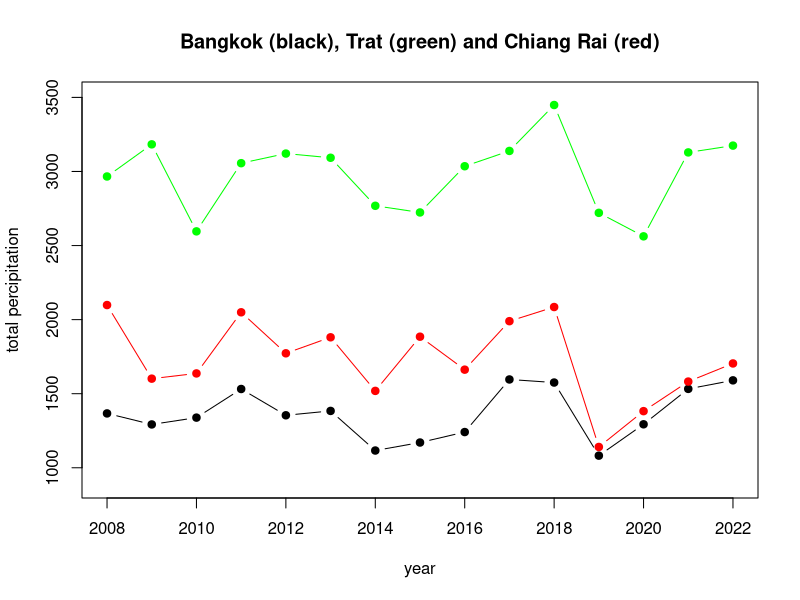
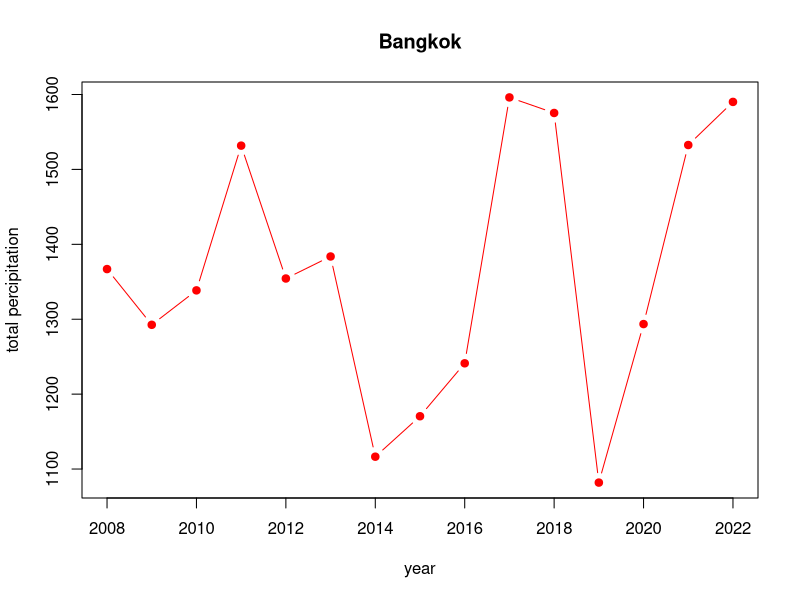
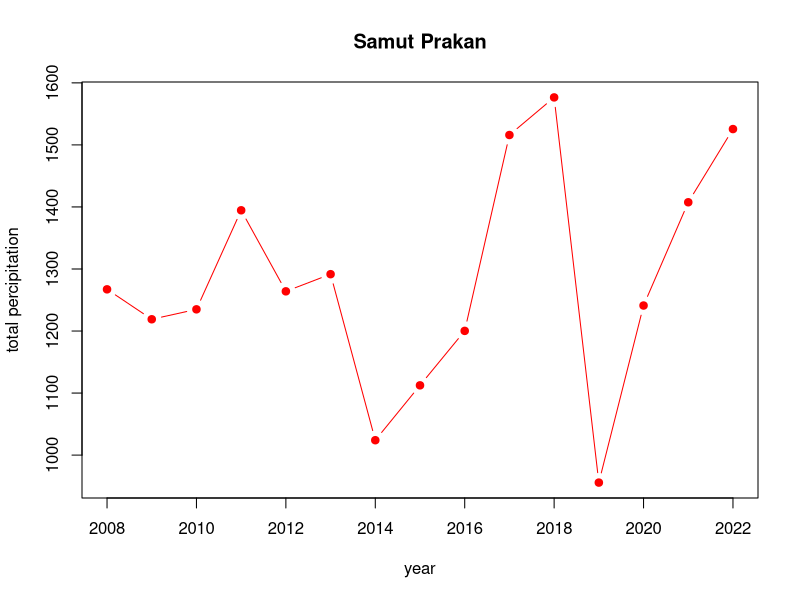
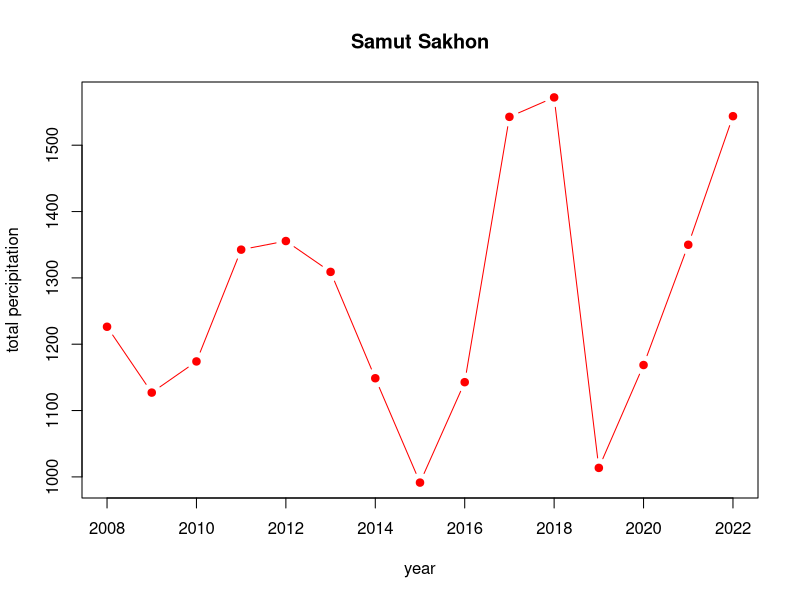
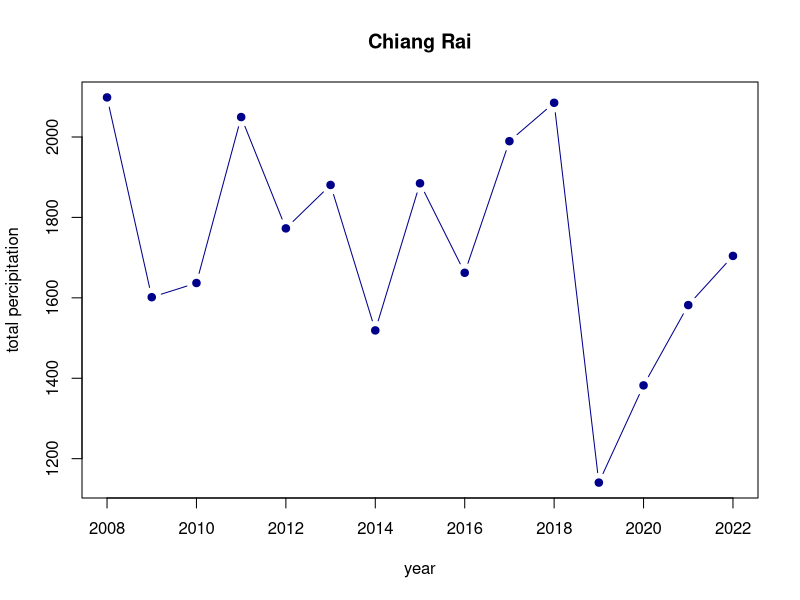
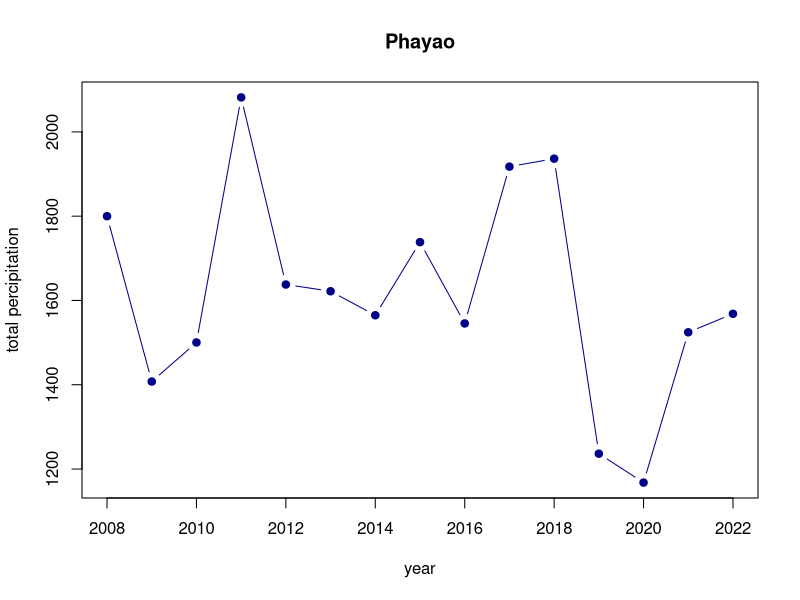
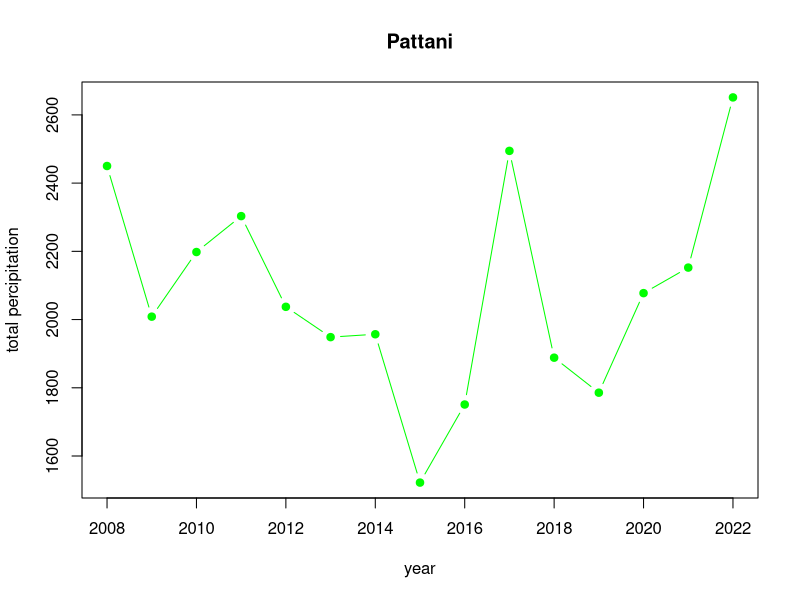
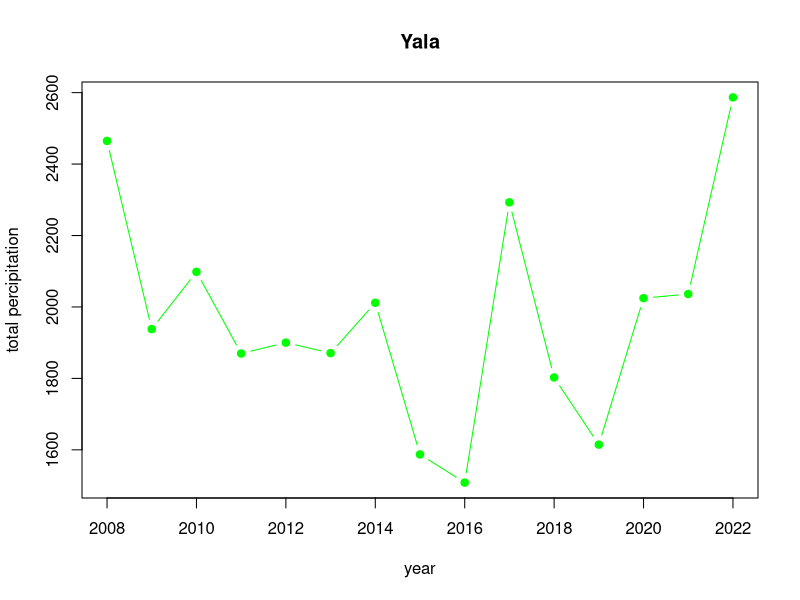

Recreate these plots in R, in order.
## ---- chunk 1
install.packages("readxl")
library(readxl)
## ---- chunk 2
Thailand_daymin <- read_excel("Thailand.xlsx",sheet = "era5_t2m_daymin_annual_Thailand")
Thailand_daymin
## ---- chunk 3
Thailand_daymax <- read_excel("Thailand.xlsx",sheet = "era5_t2m_daymax_annual_Thailand")
Thailand_daymax
## ---- chunk 4
Thailand_tp <- read_excel("Thailand.xlsx",sheet = "era5_tp(mm)_annual_Thailand")
Thailand_tp
## ---- chunk 5
Gideon <- read_excel("Dengue_Data.xlsx",sheet = "Gideon")
Gideon
## ---- chunk 6
Thailand_tp_sorted = Thailand_tp[order(Thailand_tp$`2022`, decreasing = TRUE), ]
Thailand_tp_sorted
## ---- chunk 7
#sub districts with Highest Precipitation
Thailand_tp_highest = head(Thailand_tp_sorted)
Thailand_tp_highest_list = Thailand_tp_highest$ADM1_EN
Thailand_tp_highest_list
## ---- chunk 8
#sub districts with Lowest Precipitation
Thailand_tp_lowest = tail(Thailand_tp_sorted) 
Thailand_tp_lowest_list = Thailand_tp_lowest$ADM1_EN
Thailand_tp_lowest_list
## ---- chunk 9
Thailand_daymax_sorted = Thailand_daymax[order(Thailand_daymax$`2022`, decreasing = TRUE), ]
Thailand_daymax_sorted
## ---- chunk 10
#sub districts with Highest max Temperatur
Thailand_daymax_highest = head(Thailand_daymax_sorted)
Thailand_daymax_highest_list = Thailand_daymax_highest$ADM1_EN
Thailand_daymax_highest_list
## ---- chunk 11
#sub districts with Lowest max temperatur
Thailand_daymax_lowest = tail(Thailand_daymax_sorted) 
Thailand_daymax_lowest_list = Thailand_daymax_lowest$ADM1_EN
Thailand_daymax_lowest_list
## ---- chunk 12
Thailand_daymin_sorted = Thailand_daymin[order(Thailand_daymin$`2022`, decreasing = TRUE), ]
Thailand_daymin_sorted
## ---- chunk 13
#sub districts with Highest min Temperatur
Thailand_daymin_highest = head(Thailand_daymin_sorted)
Thailand_daymin_highest_list = Thailand_daymin_highest$ADM1_EN
Thailand_daymin_highest_list
## ---- chunk 14
#sub districts with Lowest min temperatur
Thailand_daymin_lowest = tail(Thailand_daymin_sorted) 
Thailand_daymin_lowest_list = Thailand_daymin_lowest$ADM1_EN
Thailand_daymin_lowest_list
## ---- chunk 15
Thailand_temp_highest = unique(c(Thailand_daymax_highest_list, Thailand_daymin_highest_list))
Thailand_temp_highest
## ---- chunk 16
Thailand_temp_lowest = unique(c(Thailand_daymax_lowest_list, Thailand_daymin_lowest_list))
Thailand_temp_lowest
## ---- chunk 17
Thailand_temp_highest
## ---- chunk 18
Thailand_temp_lowest
## ---- chunk 19
Thailand_tp_highest_list
## ---- chunk 20
Thailand_tp_lowest_list
## ---- chunk 21
plot(x = colnames(Thailand_tp[,5:19]), y = Thailand_tp[1,5:19], type = "b", pch = 19, xlab = "year", ylab = "total percipitation", main = "Bangkok (black), Trat (green) and Chiang Rai (red)", ylim = c(900,3500)); lines(colnames(Thailand_tp[,5:19]), Thailand_tp[46,5:19], type = "b", pch = 19, col = "red"); lines(colnames(Thailand_tp[,5:19]), Thailand_tp[14,5:19], type = "b", pch = 19, col = "green")
## ---- chunk 22
#central 

plot(x = colnames(Thailand_tp[,5:19]), y = Thailand_tp[1,5:19], type = "b", pch = 19, col="red", xlab = "year", ylab = "total percipitation", main = Thailand_tp[1,2])

plot(x = colnames(Thailand_tp[,5:19]), y = Thailand_tp[2,5:19], type = "b", pch = 19, col="red", xlab = "year", ylab = "total percipitation", main = Thailand_tp[2,2])

plot(x = colnames(Thailand_tp[,5:19]), y = Thailand_tp[60,5:19], type = "b", pch = 19, col="red", xlab = "year", ylab = "total percipitation", main = Thailand_tp[60,2])

#north

plot(x = colnames(Thailand_tp[,5:19]), y = Thailand_tp[46,5:19], type = "b", pch = 19, col="darkblue", xlab = "year", ylab = "total percipitation", main = Thailand_tp[46,2])

plot(x = colnames(Thailand_tp[,5:19]), y = Thailand_tp[45,5:19], type = "b", pch = 19, col="darkblue", xlab = "year", ylab = "total percipitation", main = Thailand_tp[45,2])

#south

plot(x = colnames(Thailand_tp[,5:19]), y = Thailand_tp[75,5:19], type = "b", pch = 19, col="green", xlab = "year", ylab = "total percipitation", main = Thailand_tp[75,2])

plot(x = colnames(Thailand_tp[,5:19]), y = Thailand_tp[76,5:19], type = "b", pch = 19, col="green", xlab = "year", ylab = "total percipitation", main = Thailand_tp[76,2])

plot(x = colnames(Thailand_tp[,5:19]), y = Thailand_tp[77,5:19], type = "b", pch = 19, col="green", xlab = "year", ylab = "total percipitation", main = Thailand_tp[77,2])

#mid-tail

plot(x = colnames(Thailand_tp[,5:19]), y = Thailand_tp[69,5:19], type = "b", pch = 19, col="purple", xlab = "year", ylab = "total percipitation", main = Thailand_tp[69,2])

plot(x = colnames(Thailand_tp[,5:19]), y = Thailand_tp[70,5:19], type = "b", pch = 19, col="purple", xlab = "year", ylab = "total percipitation", main = Thailand_tp[70,2])

#west

plot(x = colnames(Thailand_tp[,5:19]), y = Thailand_tp[51,5:19], type = "b", pch = 19, col="turquoise", xlab = "year", ylab = "total percipitation", main = Thailand_tp[51,2])

plot(x = colnames(Thailand_tp[,5:19]), y = Thailand_tp[57,5:19], type = "b", pch = 19, col="turquoise", xlab = "year", ylab = "total percipitation", main = Thailand_tp[57,2])

#east

plot(x = colnames(Thailand_tp[,5:19]), y = Thailand_tp[22,5:19], type = "b", pch = 19, col="orange", xlab = "year", ylab = "total percipitation", main = Thailand_tp[22,2])

plot(x = colnames(Thailand_tp[,5:19]), y = Thailand_tp[23,5:19], type = "b", pch = 19, col="orange", xlab = "year", ylab = "total percipitation", main = Thailand_tp[23,2])

plot(x = colnames(Thailand_tp[,5:19]), y = Thailand_tp[26,5:19], type = "b", pch = 19, col="orange", xlab = "year", ylab = "total percipitation", main = Thailand_tp[26,2])

## ---- chunk 23
hist(Thailand_tp$"2008", breaks=15, main = colnames(Thailand_tp[,5]), xlab = "total percipitation")
hist(Thailand_tp$"2009", breaks=15, main = colnames(Thailand_tp[,6]), xlab = "total percipitation")
hist(Thailand_tp$"2010", breaks=15, main = colnames(Thailand_tp[,7]), xlab = "total percipitation")
hist(Thailand_tp$"2011", breaks=15, main = colnames(Thailand_tp[,8]), xlab = "total percipitation")
hist(Thailand_tp$"2012", breaks=15, main = colnames(Thailand_tp[,9]), xlab = "total percipitation")
hist(Thailand_tp$"2013", breaks=15, main = colnames(Thailand_tp[,10]), xlab = "total percipitation")
hist(Thailand_tp$"2014", breaks=15, main = colnames(Thailand_tp[,11]), xlab = "total percipitation")
hist(Thailand_tp$"2015", breaks=15, main = colnames(Thailand_tp[,12]), xlab = "total percipitation")
hist(Thailand_tp$"2016", breaks=15, main = colnames(Thailand_tp[,13]), xlab = "total percipitation")
hist(Thailand_tp$"2017", breaks=15, main = colnames(Thailand_tp[,14]), xlab = "total percipitation")
hist(Thailand_tp$"2018", breaks=15, main = colnames(Thailand_tp[,15]), xlab = "total percipitation")
hist(Thailand_tp$"2019", breaks=15, main = colnames(Thailand_tp[,16]), xlab = "total percipitation")
hist(Thailand_tp$"2020", breaks=15, main = colnames(Thailand_tp[,17]), xlab = "total percipitation")
hist(Thailand_tp$"2021", breaks=15, main = colnames(Thailand_tp[,18]), xlab = "total percipitation")
hist(Thailand_tp$"2022", breaks=15, main = colnames(Thailand_tp[,19]), xlab = "total percipitation")
## ---- chunk 24
#load Dengue cases and death
cases = read_excel("Dengue_Data.xlsx", sheet = "Dengue_cases")
death = read_excel("Dengue_Data.xlsx", sheet = "Denge_deaths")


#clean data just for Thailand
cases_Thai = cases[,c(1,3)]
death_Thai = death[,c(1,3)]


#plot to see cases and death numbers over time
plot(cases_Thai, type = "b", pch = 19); plot(death_Thai, type = "b", pch = 19) 
